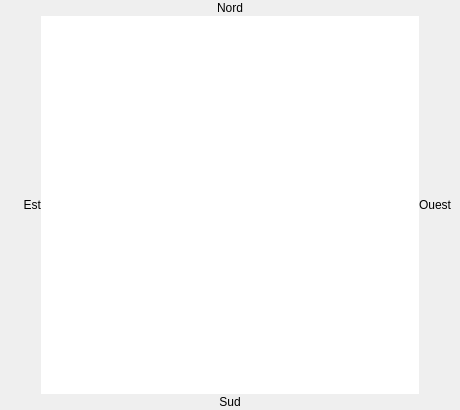
<?xml version="1.0" encoding="UTF-8"?>
<ui version="4.0">
 <class>Ciel</class>
 <widget class="QFrame" name="Ciel">
  <property name="geometry">
   <rect>
    <x>0</x>
    <y>0</y>
    <width>460</width>
    <height>410</height>
   </rect>
  </property>
  <property name="minimumSize">
   <size>
    <width>460</width>
    <height>410</height>
   </size>
  </property>
  <property name="windowTitle">
   <string notr="true">Frame</string>
  </property>
  <property name="frameShape">
   <enum>QFrame::NoFrame</enum>
  </property>
  <property name="frameShadow">
   <enum>QFrame::Plain</enum>
  </property>
  <property name="lineWidth">
   <number>0</number>
  </property>
  <layout class="QVBoxLayout" name="verticalLayout_2">
   <property name="spacing">
    <number>0</number>
   </property>
   <property name="leftMargin">
    <number>0</number>
   </property>
   <property name="topMargin">
    <number>0</number>
   </property>
   <property name="rightMargin">
    <number>0</number>
   </property>
   <property name="bottomMargin">
    <number>0</number>
   </property>
   <item>
    <layout class="QVBoxLayout" name="verticalLayout">
     <property name="spacing">
      <number>0</number>
     </property>
     <property name="sizeConstraint">
      <enum>QLayout::SetMaximumSize</enum>
     </property>
     <item>
      <widget class="QLabel" name="nord">
       <property name="sizePolicy">
        <sizepolicy hsizetype="Preferred" vsizetype="Fixed">
         <horstretch>0</horstretch>
         <verstretch>0</verstretch>
        </sizepolicy>
       </property>
       <property name="minimumSize">
        <size>
         <width>0</width>
         <height>16</height>
        </size>
       </property>
       <property name="text">
        <string>Nord</string>
       </property>
       <property name="alignment">
        <set>Qt::AlignCenter</set>
       </property>
      </widget>
     </item>
     <item>
      <layout class="QHBoxLayout" name="horizontalLayout">
       <property name="spacing">
        <number>0</number>
       </property>
       <item>
        <widget class="QLabel" name="est">
         <property name="minimumSize">
          <size>
           <width>41</width>
           <height>0</height>
          </size>
         </property>
         <property name="text">
          <string>Est</string>
         </property>
         <property name="alignment">
          <set>Qt::AlignRight|Qt::AlignTrailing|Qt::AlignVCenter</set>
         </property>
         <property name="margin">
          <number>1</number>
         </property>
        </widget>
       </item>
       <item>
        <widget class="QGraphicsView" name="vueCiel">
         <property name="minimumSize">
          <size>
           <width>372</width>
           <height>372</height>
          </size>
         </property>
         <property name="mouseTracking">
          <bool>true</bool>
         </property>
         <property name="frameShape">
          <enum>QFrame::NoFrame</enum>
         </property>
         <property name="frameShadow">
          <enum>QFrame::Plain</enum>
         </property>
         <property name="lineWidth">
          <number>0</number>
         </property>
         <property name="verticalScrollBarPolicy">
          <enum>Qt::ScrollBarAlwaysOff</enum>
         </property>
         <property name="horizontalScrollBarPolicy">
          <enum>Qt::ScrollBarAlwaysOff</enum>
         </property>
        </widget>
       </item>
       <item>
        <widget class="QLabel" name="ouest">
         <property name="minimumSize">
          <size>
           <width>41</width>
           <height>0</height>
          </size>
         </property>
         <property name="text">
          <string>Ouest</string>
         </property>
         <property name="margin">
          <number>1</number>
         </property>
        </widget>
       </item>
      </layout>
     </item>
     <item>
      <widget class="QLabel" name="sud">
       <property name="sizePolicy">
        <sizepolicy hsizetype="Preferred" vsizetype="Fixed">
         <horstretch>0</horstretch>
         <verstretch>0</verstretch>
        </sizepolicy>
       </property>
       <property name="minimumSize">
        <size>
         <width>0</width>
         <height>16</height>
        </size>
       </property>
       <property name="text">
        <string>Sud</string>
       </property>
       <property name="alignment">
        <set>Qt::AlignCenter</set>
       </property>
      </widget>
     </item>
    </layout>
   </item>
  </layout>
 </widget>
 <resources/>
 <connections/>
</ui>
